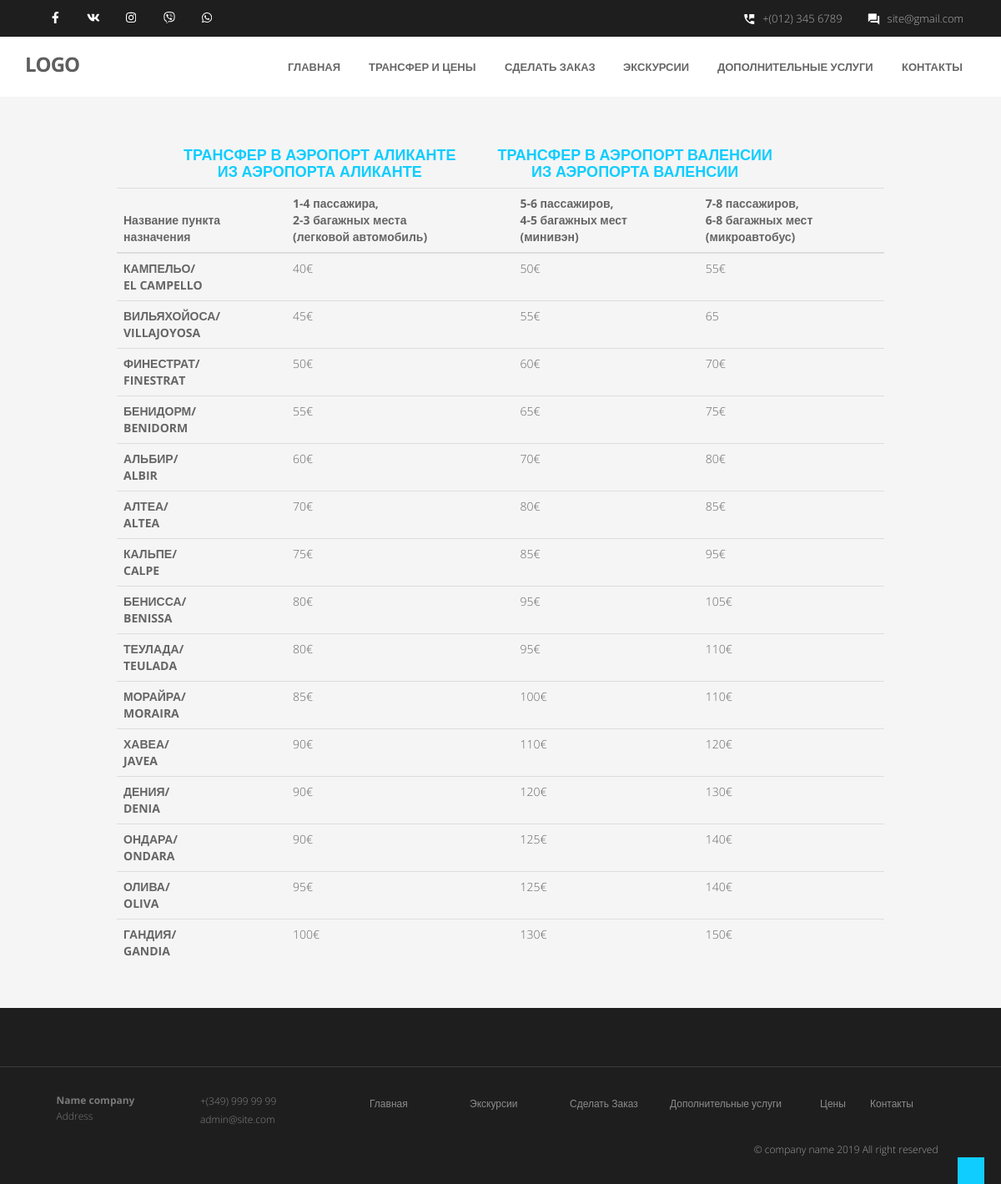
The page /price/ on the database its author committed.
### apps/pricing/models.py (models this page shows, shortened)
class TransferAlikante(models.Model):
    name = models.CharField(max_length=20)
    ispanename = models.CharField(max_length=20)
    pricelehkovoy = models.CharField(max_length=5)
    priceminiven = models.CharField(max_length=5)
    pricemikroavto = models.CharField(max_length=5)

### apps/pricing/views.py (the view)
# urls.py: path('', PriceView.as_view(), name='pricing')
class PriceView(ListView):
    template_name = 'pricing.html'
    def get_queryset(self):
        pass
    def get_context_data(self, **kwargs):
        context = super().get_context_data(**kwargs)
        context['alikante'] = TransferAlikante.objects.filter()
        context['valensia'] = TransferValencia.objects.filter()
        return context

### templates/pricing.html (shortened to what this page needs)
{% extends 'base_admin.html' %}
{% load i18n %}
{% block content %}
<div id="wrapper">
  <section id="content">
        <section id="pricing">
                        <div class="container">
                        <div class="col-md-1"></div>
                        <div class="col-md-10 text-center">
                        <ul  class="nav nav-tabs">
                          <li style="margin-left: 80px;" class="active"><p class="h4"><strong><a data-toggle="tab" href="#panel1">ТРАНСФЕР В АЭРОПОРТ АЛИКАНТЕ<br> ИЗ АЭРОПОРТА АЛИКАНТЕ</a></strong></p></li>
                            <li style="margin-left: 50px;"><p class="h4"><strong><a data-toggle="tab" href="#panel2">ТРАНСФЕР В АЭРОПОРТ ВАЛЕНСИИ<br> ИЗ АЭРОПОРТА ВАЛЕНСИИ</a></strong></p></li>
                        </ul>
                        <div class="tab-content">
                            <div id="panel1" class="tab-pane fade in active">
                                <table class="table table-hover">
                                  <thead>
                                    <tr>
                                      <th scope="col">Название пункта <br> назначения</th>
                                      <th scope="col">1-4 пассажира,<br>
                                            2-3 багажных места <br> (легковой  автомобиль)
                                        </th>
                                      <th scope="col">5-6 пассажиров, <br>
                                        4-5 багажных мест <br> (минивэн)
                                        </th>
                                      <th scope="col">7-8 пассажиров,<br>
                                        6-8 багажных мест <br> (микроавтобус)
                                      </th>
                                    </tr>
                                  </thead>
                                  <tbody>
                                  {% for item in alikante %}
                                    <tr>
                                      <th scope="row">{{ item.name }}/ <br>
                                        {{ item.ispanename }}
                                        </th>
                                      <td>{{ item.pricelehkovoy }}</td>
                                      <td>{{ item.priceminiven }}</td>
                                      <td>{{ item.pricemikroavto }}</td>
                                    </tr>
                                  {% endfor %}
                                 </tbody>
                                </table>
                            </div>
                        </div>
                       </div>
                        </div>
        </section>
  </section>
</div>
<a href="#" class="scrollup waves-effect waves-dark"><i class="fa fa-angle-up active"></i></a>
{% endblock %}

### static/css/style.css (style rules this page uses)
body { font-family:'Open Sans', Arial, sans-serif; font-weight:300; line-height:1.6em; color:#656565; font-size: 1.4em; background: #f5f5f5; }
a { color: #10cdff; text-decoration: none; }
#wrapper { width:100%; margin:0; padding:0; }
#content { position:relative; padding:50px 0 0px 0; }
.scrollup { position:fixed; width:32px; height:32px; bottom:0px; right:20px; background: #10cdff; }
a.scrollup { outline:0; text-align: center; }

### rows shown on the page
TransferAlikante: name "КАМПЕЛЬО", ispanename "EL CAMPELLO", pricelehkovoy "40€", priceminiven "50€", pricemikroavto "55€"
TransferAlikante: name "ВИЛЬЯХОЙОСА", ispanename "VILLAJOYOSA", pricelehkovoy "45€", priceminiven "55€", pricemikroavto "65"
TransferAlikante: name "ФИНЕСТРАТ", ispanename "FINESTRAT", pricelehkovoy "50€", priceminiven "60€", pricemikroavto "70€"
TransferAlikante: name "БЕНИДОРМ", ispanename "BENIDORM", pricelehkovoy "55€", priceminiven "65€", pricemikroavto "75€"
TransferAlikante: name "АЛЬБИР", ispanename "ALBIR", pricelehkovoy "60€", priceminiven "70€", pricemikroavto "80€"
TransferAlikante: name "АЛТЕА", ispanename "ALTEA", pricelehkovoy "70€", priceminiven "80€", pricemikroavto "85€"
TransferAlikante: name "КАЛЬПЕ", ispanename "CALPE", pricelehkovoy "75€", priceminiven "85€", pricemikroavto "95€"
TransferAlikante: name "БЕНИССА", ispanename "BENISSA", pricelehkovoy "80€", priceminiven "95€", pricemikroavto "105€"
TransferAlikante: name "ТЕУЛАДА", ispanename "TEULADA", pricelehkovoy "80€", priceminiven "95€", pricemikroavto "110€"
TransferAlikante: name "МОРАЙРА", ispanename "MORAIRA", pricelehkovoy "85€", priceminiven "100€", pricemikroavto "110€"
TransferAlikante: name "ХАВЕА", ispanename "JAVEA", pricelehkovoy "90€", priceminiven "110€", pricemikroavto "120€"
TransferAlikante: name "ДЕНИЯ", ispanename "DENIA", pricelehkovoy "90€", priceminiven "120€", pricemikroavto "130€"
TransferAlikante: name "ОНДАРА", ispanename "ONDARA", pricelehkovoy "90€", priceminiven "125€", pricemikroavto "140€"
TransferAlikante: name "ОЛИВА", ispanename "OLIVA", pricelehkovoy "95€", priceminiven "125€", pricemikroavto "140€"
TransferAlikante: name "ГАНДИЯ", ispanename "GANDIA", pricelehkovoy "100€", priceminiven "130€", pricemikroavto "150€"
